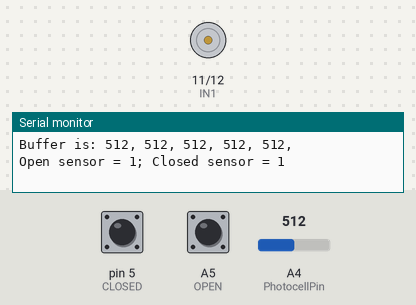
Bench run of a sketch on a simulated Arduino Uno, built with avr-gcc and run on an emulated ATmega328P. On the bench: motor-driver pin pairs drawn as motors (green arrow = first pin HIGH = forward, orange = second pin HIGH = backward, longer = more drive), the last lines printed to the serial monitor. The inputs (shaded band) are chosen by the test bench; at power-on: A4 (PhotocellPin) = 512, A5 (OPEN) HIGH, pin 5 (CLOSED) HIGH.

Above: at 1.2 s.
1.3 s: A4 (PhotocellPin) set to 716
At 3.5 s:
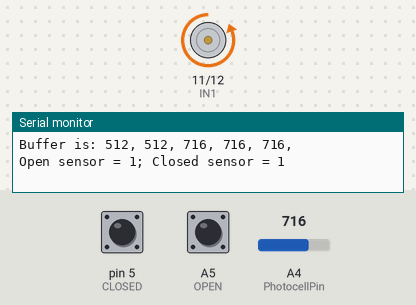
4.5 s: A5 (OPEN) pulled LOW for 1 s
At 5.5 s:
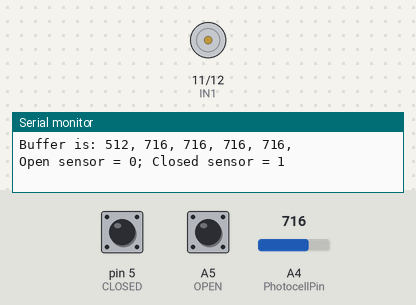
Timing chart, 0 to 7.5 s (numbered marks = the images above; inputs shaded):
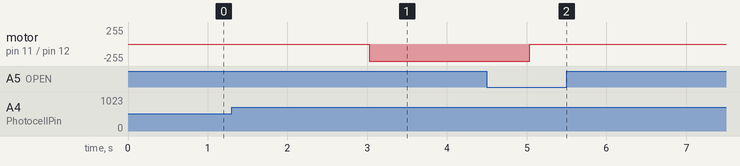

Measured:
- after the input at 4.5 s, motor on pin 11 (IN1) / pin 12 (IN2): backward 255/255 → stopped after 0.54 s

The sketch:

chook_door_slope.ino
```cpp
//To put to sleep
#include "LowPower.h"
//To help calculate slope
#include "FastRunningMedian.h"
FastRunningMedian<unsigned int,15, 200> lightMedian;
//for checking buffer
#include <CircularBuffer.h>
CircularBuffer<int,5> buffer; // buffer capacity is 5
/* Photocell sensor sketch for contorlling chook gate.

Connect one end of the photocell to 5V, the other end to Analog 0.
Then connect one end of a 470 Ohm resistor from Analog 0 to ground
Connect LED from pin 11 through a resistor (eg 1kOhm) to ground
For more information see http://learn.adafruit.com/photocells */

#define debug
//#define test
#define sleeping
#define production

/*********  State machine!  *************
 *   STATE_NIGHT => STATE_OPENING
 *   STATE_OPENING => STATE_DAY || STATE_ERROR
 *   STATE_DAY => STATE_CLOSING
 *   STATE_CLOSING => STATE_NIGHT || STATE_ERROR
 *   STATE_UNKNOWN => ANY STATE
 */
const int  STATE_NIGHT = 0;
const int STATE_DAY = 1;
const int STATE_CLOSING = 2;
const int STATE_OPENING = 3;
const int STATE_UNKNOWN = 4;  //needed for startup
const int STATE_ERROR = 5;
int state = 4;
//define slopes
const int SLOPE_SAME = 0;
const int SLOPE_INC = 1;
const int SLOPE_DEC = 2;

//Outputs
//#define ENA 6 //ONLY NEED THIS IF SPPED IS VARIED
#define IN1 11
#define IN2 12
#define LEDpin 11  // connect Red LED to pin 11 (PWM pin)

//inputs
#define PhotocellPin 4     // the cell and 10K pulldown are connected to a4
#define CLOSED 5
#define OPEN A5

//variables
int photocellReading;     // the analog reading from the sensor divider
int LEDbrightness;        //
const int CLOSE_THRESH = 100;
const int OPEN_THRESH = 20;
unsigned long MOTOR_TIME = 6000; //6sec to open/close
unsigned long motor_timer;
bool motor_action = false;

#ifdef debug
 // declare an array for printing state
  char* myStates[]={"Night", "Day", "Closing", "Opening", "Unknown", "Error"};
  char* slopes[] = {"Same", "Increasing", "Decreasing"};
#endif

void setup(void) {
  // We'll send debugging information via the Serial monitor
  Serial.begin(115200);
  pinMode(OPEN, INPUT_PULLUP);
  pinMode(CLOSED, INPUT_PULLUP);
  pinMode(IN1, OUTPUT);
  pinMode(IN2, OUTPUT);
  digitalWrite(IN1, LOW);
  digitalWrite(IN2, LOW);
  #ifdef production
    if (digitalRead((CLOSED) == HIGH) and (digitalRead(OPEN) == LOW)){
      state = STATE_DAY;
    }
    else if (digitalRead((CLOSED) == LOW) and (digitalRead(OPEN) == HIGH)){
      state = STATE_NIGHT;
    }else{
      state = STATE_UNKNOWN;
    }
  #endif
  #ifdef debug
    int openS = digitalRead(OPEN);
    int closedS = digitalRead(CLOSED);
    Serial.print("Open sensor = ");
    Serial.print(openS);
    Serial.print("; Closed sensor = ");
    Serial.println(closedS);
    // get initial light reading at startup
    photocellReading = analogRead(PhotocellPin);
    // get door status
    if ((closedS == HIGH) and (openS == LOW)){
      state = STATE_DAY;
    }
    else if ((closedS == LOW) and (openS == HIGH)){
      state = STATE_NIGHT;
    }else{
      state = STATE_UNKNOWN;
    }
    Serial.print("Initial set state = ");
    Serial.println(myStates[state]);
  #endif
}

//int find_state(int light){
//  Serial.print("Passed light reading = ");
//  Serial.println(light);
//  if (light > OPEN_THRESH){
//    Serial.println("switching to opening");
//    state = STATE_OPENING;
//  }
//  else if (light < CLOSE_THRESH){
//    Serial.println("switching to closing");
//    state = STATE_CLOSING;
//  }else{
//    Serial.println("staying in unkown");
//    state = STATE_UNKNOWN; //light intensity at hysterisi point or sensor failure
//  }
//  return state;
//}

void goToSleep(){
  #ifdef debug
    Serial.println("Going the fuck to sleep");
    delay(1000);
  #endif
  #ifdef sleeping
//    sleep
//    isInterrupted = 0;
//    attachInterrupt;
//    LowPower.powerDown(SLEEP_8S); // sleep for 8s
//    delay(75); // allows the arduino to fully wake up.
    LowPower.powerDown(SLEEP_8S, ADC_OFF, BOD_OFF);
  #endif
}

// https://tronixlabs.com.au/news/tutorial-l298n-dual-motor-controller-module-2a-and-arduino/
void closeDoor(){
  //motor going for too long?
  if (millis() - motor_timer > MOTOR_TIME){
    state = STATE_ERROR;
  }
  if (digitalRead(CLOSED) == HIGH){
    //OR VICE VERSA
    digitalWrite(IN1, HIGH);
    digitalWrite(IN2, LOW);
  }else{
    digitalWrite(IN1, LOW);
    if (digitalRead(OPEN) == HIGH){
      motor_action = false;
      state = STATE_NIGHT;
    }else{
      //Sensors not working
      state = STATE_ERROR;
    }
  }
}

void openDoor(){
  //motor going for too long?
  if (millis() - motor_timer > MOTOR_TIME){
    state = STATE_ERROR;
  }
  if (digitalRead(OPEN) == HIGH){
    digitalWrite(IN2, HIGH);
    digitalWrite(IN1, LOW);
  }else{
    digitalWrite(IN2, LOW);
    if (digitalRead(CLOSED) == HIGH){
      motor_action = false;
      state = STATE_DAY;
    }else{
      //Sensors not working
      state = STATE_ERROR;
    }
  }
}

int slope(int light){
  int m = lightMedian.getMedian();
  if (light < m){
    return SLOPE_DEC;
  }
  else if (light > m){
    return SLOPE_INC;
  }else{
    return SLOPE_SAME;
  }
}

void loop() {
  lightMedian.addValue(analogRead(PhotocellPin));
  int thisSlope = slope(analogRead(PhotocellPin));
  photocellReading = analogRead(PhotocellPin);
  #ifdef debug
    buffer.push(photocellReading),
    Serial.print("State = ");
    Serial.print(myStates[state]);
    Serial.print("; Slope is  = ");
    Serial.print(slopes[thisSlope]);
    Serial.print("; Analog reading = ");
    Serial.println(photocellReading);     // the raw analog reading
    Serial.print("Buffer is: ");
    for (int i = 0; i<=4;i++){
      Serial.print(String(buffer[i])+", ");
    }
    Serial.println();
    int openS = digitalRead(OPEN);
    int closedS = digitalRead(CLOSED);
    Serial.print("Open sensor = ");
    Serial.print(openS);
    Serial.print("; Closed sensor = ");
    Serial.println(closedS);
    delay(1000);
  #endif
  #ifdef test
    // LED gets brighter the darker it is at the sensor
    // that means we have to -invert- the reading from 0-1023 back to 1023-0
    photocellReading = 1023 - photocellReading;
    //now we have to map 0-1023 to 0-255 since thats the range analogWrite uses
    LEDbrightness = map(photocellReading, 0, 1023, 0, 255);
    analogWrite(LEDpin, LEDbrightness);
    delay(100);
  #endif
  #ifdef production
    switch (state){
    case STATE_UNKNOWN:
//      state = find_state(photocellReading);
      if (thisSlope == SLOPE_DEC){
        state = STATE_DAY;
      }
      if (thisSlope == SLOPE_INC){
        state = STATE_NIGHT;
      }else{
        Serial.println("Still not sure what the state is");
      }
      break;
    case STATE_NIGHT:
      if (thisSlope == SLOPE_INC){
        if (photocellReading > OPEN_THRESH){
          if (!motor_action){
            motor_timer = millis();
          }
          motor_action = true;
          state = STATE_OPENING;
        }
      }else{
        goToSleep();
      }
      break;
    case STATE_DAY:
      if (thisSlope == SLOPE_DEC){
        if (photocellReading < CLOSE_THRESH){
          if (!motor_action){
            motor_timer = millis();
          }
          motor_action = true;
          state = STATE_CLOSING;
        }
      }else{
        goToSleep();
      }
      break;
    case STATE_OPENING:
      openDoor();
      break;
    case STATE_CLOSING:
      closeDoor();
      break;
    case STATE_ERROR:
      Serial.println("AAAARRRGGHHH I'm in error");
  }
  #endif
}
```

FastRunningMedian.h
```cpp
//
// Released to the public domain
//
// Remarks:
// This is a lean but fast version.
// Initially, the buffer is filled with a "default_value". To get real median values
// you have to fill the object with N values, where N is the size of the sliding window.
// For example: for(int i=0; i < 32; i++) myMedian.addValue(readSensor());
//
// Constructor:
// FastRunningMedian<datatype_of_content, size_of_sliding_window, default_value>
// maximim size_of_sliding_window is 255
// Methods:
// addValue(val) adds a new value to the buffers (and kicks the oldest)
// getMedian() returns the current median value
//
//
// Usage:
// #include "FastRunningMedian.h"
// FastRunningMedian<unsigned int,32, 0> myMedian;
// ....
// myMedian.addValue(value); // adds a value
// m = myMedian.getMedian(); // retieves the median
//

#include <inttypes.h>

template <typename T, uint8_t N, T default_value> class FastRunningMedian {

public:
  FastRunningMedian() {
    _buffer_ptr = N;
    _window_size = N;
    _median_ptr = N/2;

    // Init buffers
    uint8_t i = _window_size;
    while( i > 0 ) {
      i--;
      _inbuffer[i] = default_value;
      _sortbuffer[i] = default_value;
    }
  };

  T getMedian() {
    // buffers are always sorted.
    return _sortbuffer[_median_ptr];
  }


  void addValue(T new_value) {
    // comparision with 0 is fast, so we decrement _buffer_ptr
    if (_buffer_ptr == 0)
      _buffer_ptr = _window_size;

    _buffer_ptr--;

    T old_value = _inbuffer[_buffer_ptr]; // retrieve the old value to be replaced
    if (new_value == old_value)       // if the value is unchanged, do nothing
      return;

    _inbuffer[_buffer_ptr] = new_value;  // fill the new value in the cyclic buffer

    // search the old_value in the sorted buffer
    uint8_t i = _window_size;
    while(i > 0) {
      i--;
      if (old_value == _sortbuffer[i])
        break;
    }

    // i is the index of the old_value in the sorted buffer
    _sortbuffer[i] = new_value; // replace the value

    // the sortbuffer is always sorted, except the [i]-element..
    if (new_value > old_value) {
      //  if the new value is bigger than the old one, make a bubble sort upwards
      for(uint8_t p=i, q=i+1; q < _window_size; p++, q++) {
        // bubble sort step
        if (_sortbuffer[p] > _sortbuffer[q]) {
          T tmp = _sortbuffer[p];
          _sortbuffer[p] = _sortbuffer[q];
          _sortbuffer[q] = tmp;
        } else {
          // done ! - found the right place
          return;
        }
      }
    } else {
      // else new_value is smaller than the old one, bubble downwards
      for(int p=i-1, q=i; q > 0; p--, q--) {
        if (_sortbuffer[p] > _sortbuffer[q]) {
          T tmp = _sortbuffer[p];
          _sortbuffer[p] = _sortbuffer[q];
          _sortbuffer[q] = tmp;
        } else {
          // done !
          return;
        }
      }
    }
  }

private:
  // Pointer to the last added element in _inbuffer
  uint8_t _buffer_ptr;
  // sliding window size
  uint8_t _window_size;
  // position of the median value in _sortbuffer
  uint8_t _median_ptr;

  // cyclic buffer for incoming values
  T _inbuffer[N];
  // sorted buffer
  T _sortbuffer[N];
};

// --- END OF FILE ---
```
